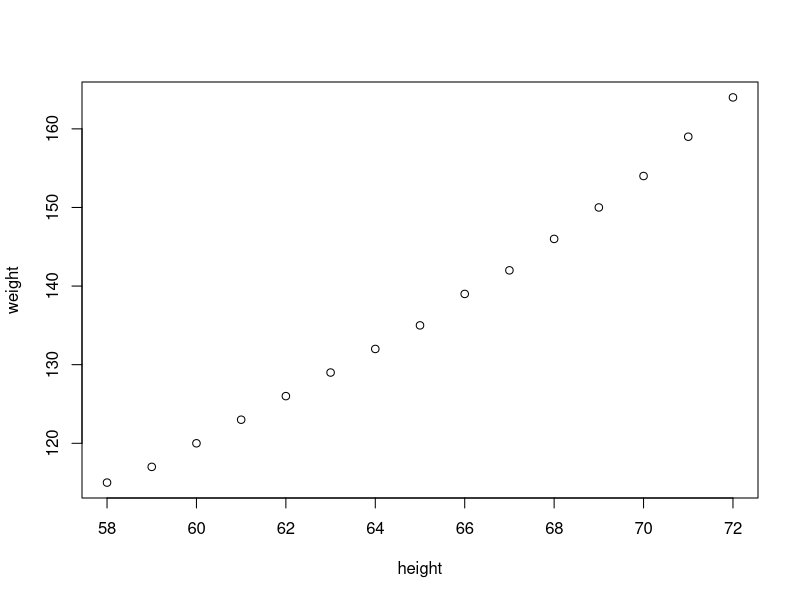

This figure's R source:
## ---- chunk 1

## ---- chunk 2
1 + 1
## ---- chunk 3
#| echo: false
2 * 2
## ---- chunk 4
plot(women)
